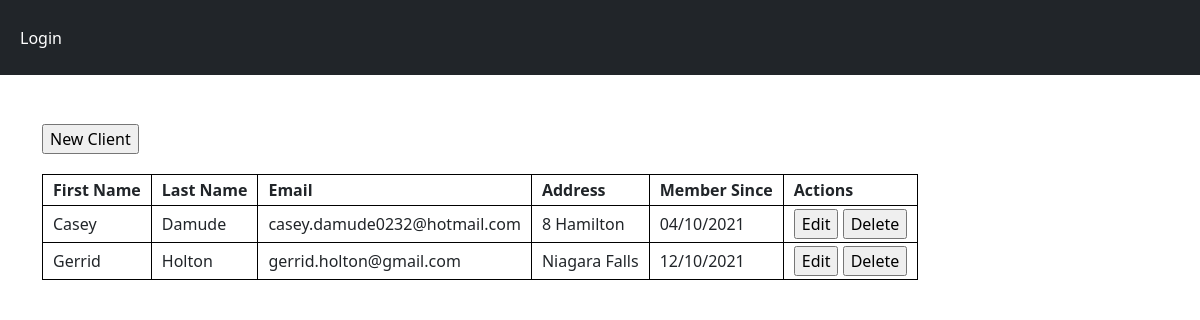
The app's page /clients with its own data.
### files/models.py (models this page shows)
class Client(db.Model, UserMixin):
    id = db.Column(db.Integer, primary_key=True)
    first_name = db.Column(db.String(20), nullable=False)
    last_name = db.Column(db.String(20), nullable=False)
    email = db.Column(db.String(150), nullable=False, unique=True)
    address = db.Column(db.String(100), nullable=False, unique=True)
    date_created = db.Column(db.DateTime(timezone=True), default=func.now())
    date_updated = db.Column(db.DateTime(timezone=True), default=func.now())

### files/views.py (the view)
@views.route("/clients", methods=['GET', 'POST'])
def clients():
    clients = Client.query.all()
    clientCols = GetCols("Client")
    if clientCols.__contains__("id"):
        clientCols.remove("id")
    if clientCols.__contains__("date_updated"):
        clientCols.remove("date_updated")
    return render_template("clients.html", employee=current_user, clients=clients, clientCols=clientCols)

### files/views.py (called while the page is built)
def GetCols(model):
    conn = sqlite3.connect("files/database.db")
    cur = conn.cursor()
    cur.execute("SELECT * FROM " + model)
    info = [tuple[0] for tuple in cur.description]
    conn.close()
    return info

### files/templates/clients.html (shortened to what this page needs)
{% extends "base.html" %}
{% block content%}
    <br>
    <form action="/new-client">
        <input type="submit" value="New Client" />
    </form>
    <table id="user-info">
        <tr>
            {% for col in clientCols %}
                {% if col == "date_created" %}
                    <th>Member Since</th>
                {% else %}
                    <th>{{ col.replace('_', ' ').title() }}</th>
                {% endif %}
            {% endfor %}
            <th>Actions</th>
        </tr>
        {% for client in clients %}
            <tr>
                {% for col in clientCols %}
                    {% if col == "date_created" %}
                        <td>{{ client.date_created.strftime("%d/%m/%Y") }}</td>
                    {% else %}
                        <td>{{ client[col.replace(' ', '_').lower()] }}</td>
                    {% endif %}
                {% endfor %}
                <td>
                    <form class="action" action="/edit-client/{{ client.id }}">
                        <input class="action_buttons" type="submit" value="Edit" />
                    </form>
                    <form class="action" action="/delete-client/{{ client.id }}">
                        <input class="action_buttons" type="submit" value="Delete" />
                    </form>
                </td>
            </tr>
        {% endfor %}
    </table>
{% endblock %}

### files/static/style.css (style rules this page uses)
#user-info { border: 1px solid #000000; margin-top: 20px; }
td, th { border: 1px solid #000000; padding: 3px 10px 3px 10px; }
.action { display: inline-block; }

### records on screen
Client: first_name "Casey" "Damude" "casey.damude0232@hotmail.com" "8 Hamilton", date_created "04/10/2021"
Client: first_name "Gerrid" "Holton" "gerrid.holton@gmail.com" "Niagara Falls", date_created "12/10/2021"

### other values on screen
{{ col.replace('_', ' ').title() }} "First Name" "Last Name" "Email" "Address"
